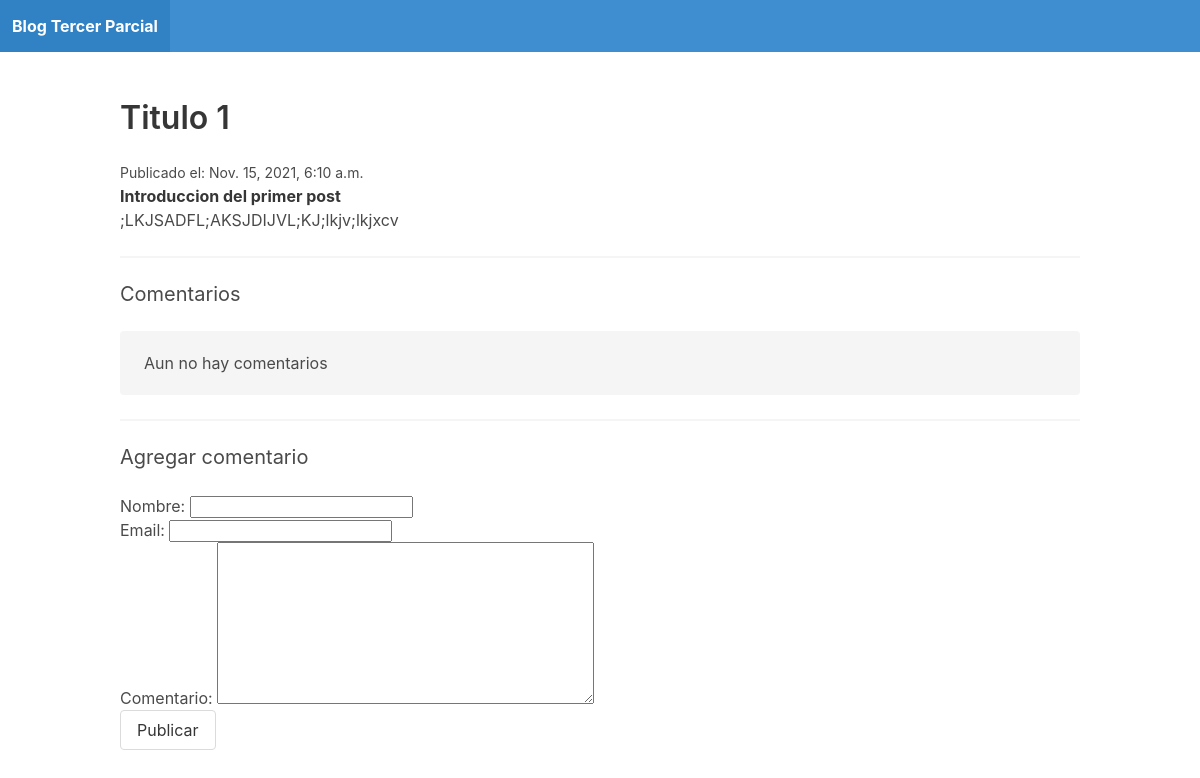
The page /post-1/ on the database as committed earlier.
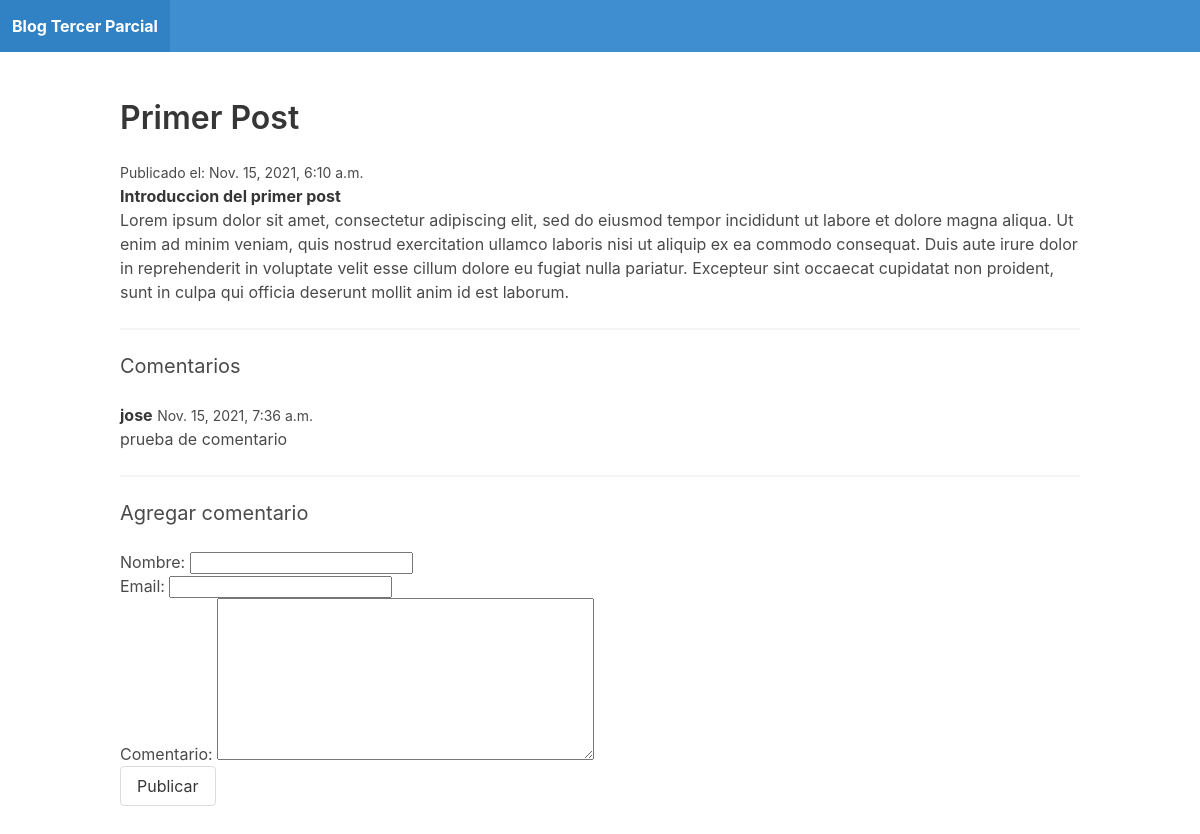
The same page on the database as committed later.
### blog/models.py (models this page shows)
class Post(models.Model):
    title = models.CharField(max_length=255)
    slug = models.SlugField()
    intro = models.TextField()
    body = models.TextField()
    date_added = models.DateTimeField(auto_now_add=True)
    class Meta:
        ordering = ['-date_added']

class Comment(models.Model):
    post = models.ForeignKey(Post, related_name='comments', on_delete=models.CASCADE)
    nombre = models.CharField(max_length=255)
    email = models.EmailField()
    comentario = models.TextField()
    fecha = models.DateTimeField(auto_now_add=True)
    class Meta:
        ordering = ['fecha']

### blog/views.py (the view)
# urls.py: path('<slug:slug>/', detalle, name='detalle'),
def detalle(request, slug):
    post= Post.objects.get(slug=slug)
    if request.method == 'POST':
        form = CommentForm(request.POST)
        if form.is_valid():
            comment = form.save(commit=False)
            comment.post = post
            comment.save()
            return redirect('detalle', slug=post.slug)
    else:
        form = CommentForm()
    return render(request, 'blog/detalle.html',  {'post': post, 'form':form})

### blog/forms.py
class CommentForm(forms.ModelForm):
    class Meta:
        model = Comment
        fields = ['nombre', 'email', 'comentario']

### blog/templates/blog/detalle.html (shortened to what this page needs)
{% extends 'blog/base.html' %}
{% block content %}
    <h1 class="title">{{ post.title }}</h1>
    <small>Publicado el: {{ post.date_added }}</small>
    <p><strong>{{ post.intro }}</strong></p>
    <p>{{ post.body }}</p>
    <hr>
    <h2 class="subtitle">Comentarios</h2>
    {% for comment in post.comments.all %}
        <article class="media">
            <div class="media-content">
                <p>
                    <strong>{{ comment.nombre }}</strong> <small>{{ comment.fecha }}</small>
                    <br>
                    {{ comment.comentario }}
                </p>
            </div>
        </article>
    {% empty %}
        <div class="notification">
            <p>Aun no hay comentarios</p>
        </div>
    {% endfor %}
    <hr>
    <h2 class="subtitle">Agregar comentario</h2>
    <form method="post" action=".">
        {{ form.as_p }}
        <div class="field">
            <div class="control">
                <button class="button is-succes">Publicar</button>
            </div>
        </div>
    </form>
{% endblock %}

Rows that differ between the two databases and show on the page:
changed Post "Introduccion del primer post": title "Titulo 1" → "Primer Post"; body ";LKJSADFL;AKSJDIJVL;KJ;lkjv;lkjxcv" → "Lorem ipsum dolor sit amet, consectetur adipiscing elit, sed do eiusmod tempor incididunt ut labore et dolore magna aliqua. Ut enim ad minim veniam, quis nostrud exercitation ullamco laboris nisi ut aliquip ex ea commodo consequat. Duis aute irure dolor in reprehenderit in voluptate velit esse cillum dolore eu fugiat nulla pariatur. Excepteur sint occaecat cupidatat non proident, sunt in culpa qui officia deserunt mollit anim id est laborum."
added Comment: nombre "jose", fecha "Nov. 15, 2021, 7:36 a.m.", comentario "prueba de comentario"
Other text that changed with them:
text no longer shown: "Aun no hay comentarios"
